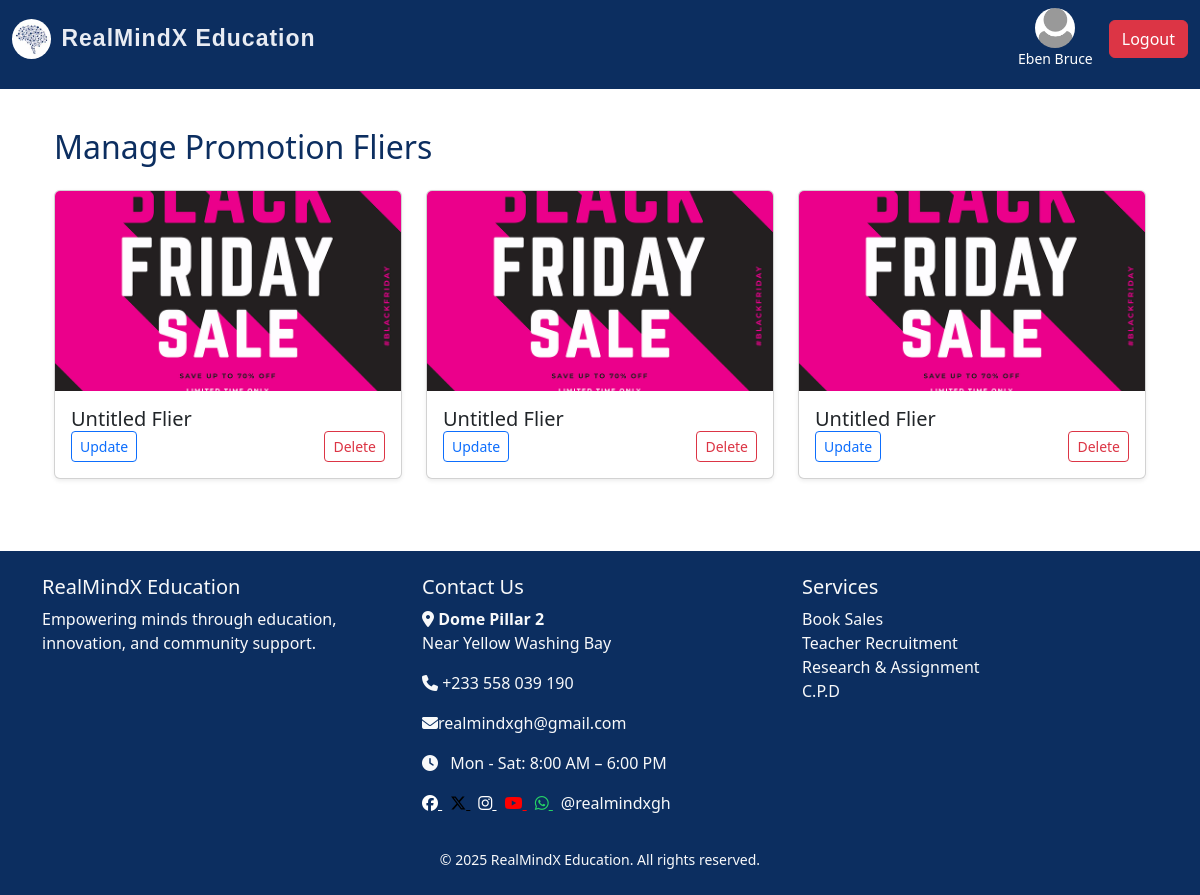
The app's page /admin/manage-fliers (signed in) with its own data.
### realmind/models/user.py (models this page shows, shortened)
class User(UserMixin, db.Model):
    id = db.Column(db.Integer, primary_key=True)
    username = db.Column(db.String(150), nullable=False)
    email = db.Column(db.String(150), unique=True, nullable=False)
    password = db.Column(db.String(150), nullable=False)
    profile_pic = db.Column(db.String(200), nullable=True)
    applications = db.relationship('Application', backref='user', lazy=True)
    @property
    def is_admin(self):
        return False

### realmind/models/promotion_flyer.py (models this page shows)
class PromotionFlier(db.Model):
    id = db.Column(db.Integer, primary_key=True)
    title = db.Column(db.String(150), nullable=False)
    image_filename = db.Column(db.String(200), nullable=False)

### realmind/routes/admin_routes.py (the view)
@admin_bp.route('/admin/manage-fliers')
@login_required
def manage_fliers():
    fliers = PromotionFlier.query.order_by(PromotionFlier.id.desc()).all()
    return render_template('admin/manage_fliers.html', fliers=fliers)

### realmind/templates/admin/manage_fliers.html (shortened to what this page needs)
{% extends 'index.html' %}
{% block content %}
<div class="container mt-4">
  <h2 class="mb-4">Manage Promotion Fliers</h2>
  {% if fliers %}
    <div class="row">
      {% for flier in fliers %}
        <div class="col-md-4">
          <div class="card mb-4 shadow-sm">
            {% if flier.image_filename %}
              <img src="{{ url_for('static', filename='fliers/' + flier.image_filename) }}"
                   class="card-img-top" alt="{{ flier.title or 'Flier' }}"
                   style="height: 200px; object-fit: cover;">
            {% endif %}
            <div class="card-body">
              <h5 class="card-title">{{ flier.title or 'Untitled Flier' }}</h5>
              <div class="d-flex justify-content-between">
                <a href="{{ url_for('admin.update_flier', flier_id=flier.id) }}"
                   class="btn btn-sm btn-outline-primary">Update</a>
                <button type="button" class="btn btn-sm btn-outline-danger" data-bs-toggle="modal"
                        data-bs-target="#deleteModal{{ flier.id }}">
                  Delete
                </button>
              </div>
            </div>
          </div>
        </div>
      {% endfor %}
    </div>
  {% else %}
    <p>No fliers posted yet.</p>
  {% endif %}
</div>
{% endblock %}

### realmind/templates/index.html (shortened to what this page needs)
<!DOCTYPE html>
<html lang="en">
<head>
  <link rel="stylesheet" href="https://cdn.jsdelivr.net/npm/bootstrap@5.3.3/dist/css/bootstrap.min.css">
  <link rel="stylesheet" href="https://cdnjs.cloudflare.com/ajax/libs/font-awesome/6.6.0/css/all.min.css">
  <link rel="stylesheet" href="{{ url_for('static', filename='main.css') }}">
</head>
<body>
<nav class="navbar navbar-expand-lg navbar-dark bg-steel fixed-top">
  <div class="container-fluid">
<a class="navbar-brand d-flex align-items-center"
   href="{% if current_user.is_authenticated %}
            {% if current_user.is_admin %}
              {{ url_for('admin.admin_dashboard') }}
            {% else %}
              {{ url_for('user.users_dashboard') }}
            {% endif %}
         {% else %}
            {{ url_for('main.home') }}
         {% endif %}">
  <img src="{{ url_for('static', filename='images/brain.jpg') }}" alt="Logo" style="height: 40px; border-radius: 50%; margin-right: 10px;">
  RealMindX Education
</a>
    <div class="collapse navbar-collapse justify-content-end" id="navbarNav">
      <ul class="navbar-nav">
        {% if current_user.is_authenticated %}
        <li class="nav-item d-flex align-items-center ms-2">
          <div class="d-flex flex-column align-items-center text-white me-3">
            {% if current_user.profile_pic %}
              <img src="{{ url_for('static', filename='uploads/' ~ current_user.profile_pic) }}"
                   alt="Profile"
                   style="width: 40px; height: 40px; border-radius: 50%; object-fit: cover;">
            {% else %}
              <img src="{{ url_for('static', filename='images/default-profile.webp') }}"
                   alt="Default Profile"
                   style="width: 40px; height: 40px; border-radius: 50%; object-fit: cover;">
            {% endif %}
            <small>{{ current_user.username }}</small>
          </div>
          <a class="btn btn-danger" href="{{ url_for('auth.logout') }}">Logout</a>
        </li>
        {% endif %}
      </ul>
    </div>
  </div>
</nav>
<main class="container mt-5 pt-4">
  {% block content %}{% endblock %}
</main>
{% if not (current_user.is_authenticated and current_user.is_admin) %}
  {% include 'footer.html' %}
{% endif %}
</body>
</html>

### realmind/static/main.css (style rules this page uses)
html,body { position: relative; color: #0f0505; display: flex; flex-direction: column; margin: 0; margin-top: 1.0rem; }
.container { flex: 1; }
.navbar { margin-bottom: 0; padding-bottom: 20px; }
.navbar-brand { text-decoration: none; font-family: "Poppins", sans-serif; font-size: 23px; font-weight: bold; color:rgb(233, 236, 243); letter-spacing: 1px; }
.bg-steel { background-color: #0C2E60; }
.navbar-nav a { font-size: 16px; font-weight: 400; display: flex; align-items: center; gap: 5px; color: #ffffff; }
.card { flex: 1; display: flex; flex-direction: column; }
h1, h2, h3, h4 { color: #0C2E60; }
.card-title { margin-bottom: 0; }
label, button { font-size: 20px; }

### records on screen
User: username "Eben Bruce"
PromotionFlier: image_filename (picture), title "Untitled Flier"
PromotionFlier: image_filename (picture), title "Untitled Flier"
PromotionFlier: image_filename (picture), title "Untitled Flier"
